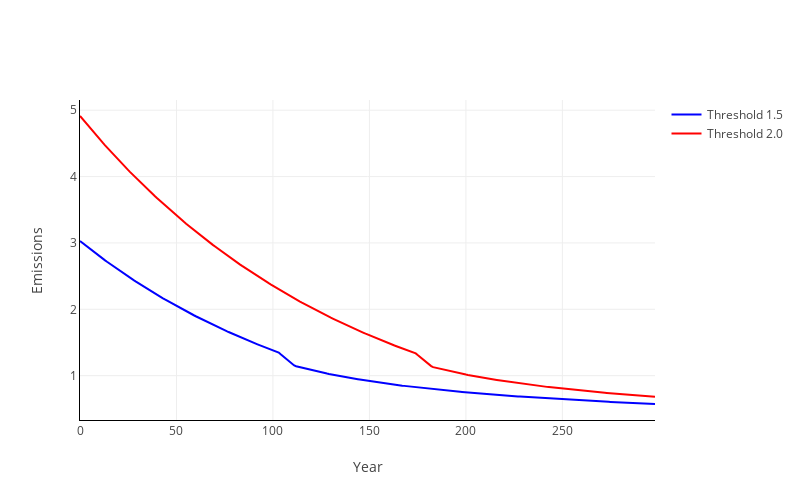

The notebook cell this image was saved under:
### Code cell
plot_basic_ems(simulation_res_high, simulation_res_low, 299)

### Figure 1 — Plotly figure (JSON) as saved in the notebook; plotly's stock layout.template omitted (floating-point values rounded to 4 significant figures; data arrays with more than 128 entries replaced by an {"elided": "..."} marker saying what was removed)
{"data": [{"line": {"color": "red"}, "name": "Threshold 2.0", "type": "scatter", "x": {"elided": "300 int values"}, "y": {"elided": "299 float values"}}, {"line": {"color": "blue"}, "name": "Threshold 1.5", "type": "scatter", "x": {"elided": "300 int values"}, "y": {"elided": "299 float values"}}], "layout": {"height": 500, "legend": {"traceorder": "reversed"}, "width": 800, "xaxis": {"linecolor": "black", "showgrid": true, "showline": true, "title": {"text": "Year"}}, "yaxis": {"linecolor": "black", "showline": true, "title": {"text": "Emissions"}}}}
